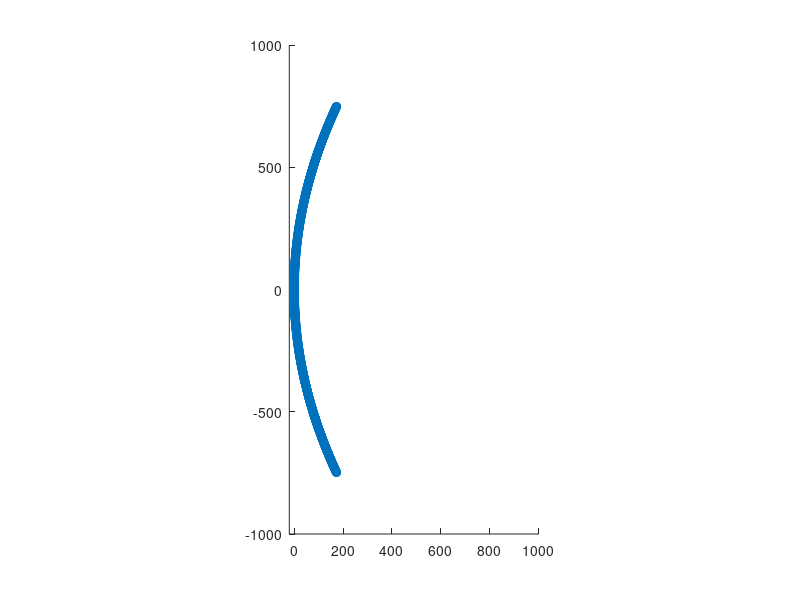

The MATLAB source for this figure:
clear all

t=[0:0.000001:4.5]; 
x=t.^2;
y=18.*t;
linelength = 0;

        xfinal(1) = x(1);
        yfinal(1) = y(1);


n=2;
i=1;
while i < length(x) -1
    %each element is 1.6553cm long
  linelength = (y(i)-yfinal(n-1))^2 + (x(i)-xfinal(n-1))^2;
%   if linelength > 0.0274
%       pause
%   end
    if linelength  >  0.0274    %0.1655
        xfinal(n) = x(i);
        yfinal(n) = y(i);
        n = n +1;
    end
    i=i+1;
    if yfinal(n-1) > 75
        break
    end
end
xfinal(:,length(xfinal))=[];
yfinal(:,length(yfinal))=[];

%reflect to get bottom half of bow
yfinal = horzcat(-fliplr(yfinal(:,2:length(yfinal))),yfinal);
xfinal = horzcat(fliplr(xfinal(:,2:length(xfinal))),xfinal);


%put it in meters
xfinal = xfinal.*10;
yfinal = yfinal.*10;

%final values
%x=173.0785
%y=+-748.8488

%angle matrix
angles = NaN(1,length(xfinal));

% ---------------- element x composed of node x and node x-1 -------------%

for i = 2:1:length(xfinal)
    angles(i) = atan( (xfinal(i)-xfinal(i-1)) / (yfinal(i)-yfinal(i-1)));
end

scatter(xfinal,yfinal)
axis equal
set(gca, 'xlim', [-20 1000], 'ylim', [-1000 1000])
